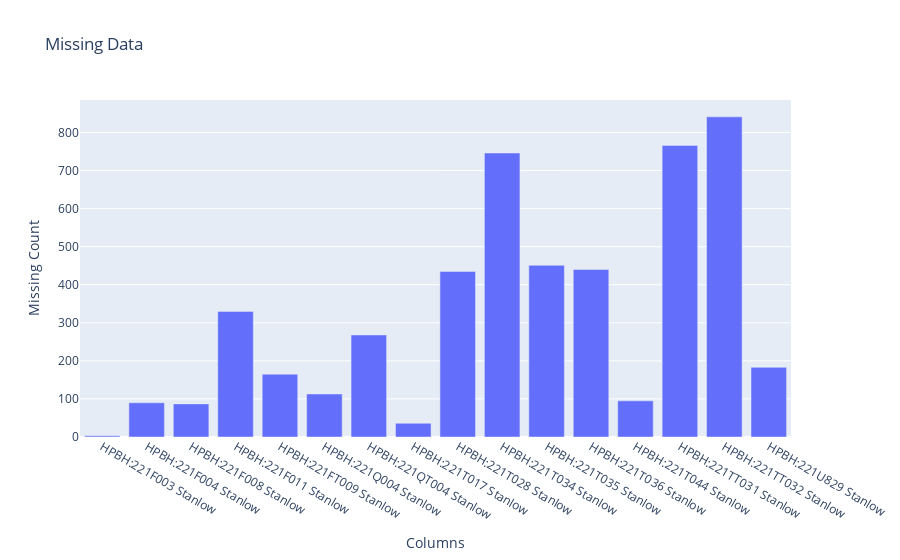

Notebook code cell kept with this figure:
### Code cell
from Data_Visualization.eda import EDA_Visualization

eda_vis = EDA_Visualization(df)
eda_vis.visualize_missing_data()

### Figure 1 — Plotly figure (JSON) as saved in the notebook; plotly's stock layout.template omitted (floating-point values rounded to 4 significant figures)
{"data": [{"type": "bar", "x": ["HPBH:221F003 Stanlow", "HPBH:221F004 Stanlow", "HPBH:221F008 Stanlow", "HPBH:221F011 Stanlow", "HPBH:221FT009 Stanlow", "HPBH:221Q004 Stanlow", "HPBH:221QT004 Stanlow", "HPBH:221T017 Stanlow", "HPBH:221T028 Stanlow", "HPBH:221T034 Stanlow", "HPBH:221T035 Stanlow", "HPBH:221T036 Stanlow", "HPBH:221T044 Stanlow", "HPBH:221TT031 Stanlow", "HPBH:221TT032 Stanlow", "HPBH:221U829 Stanlow"], "y": [3, 90, 87, 330, 165, 113, 268, 36, 435, 746, 451, 440, 95, 766, 841, 183]}], "layout": {"title": {"text": "Missing Data"}, "xaxis": {"title": {"text": "Columns"}}, "yaxis": {"rangemode": "tozero", "title": {"text": "Missing Count"}}}}
